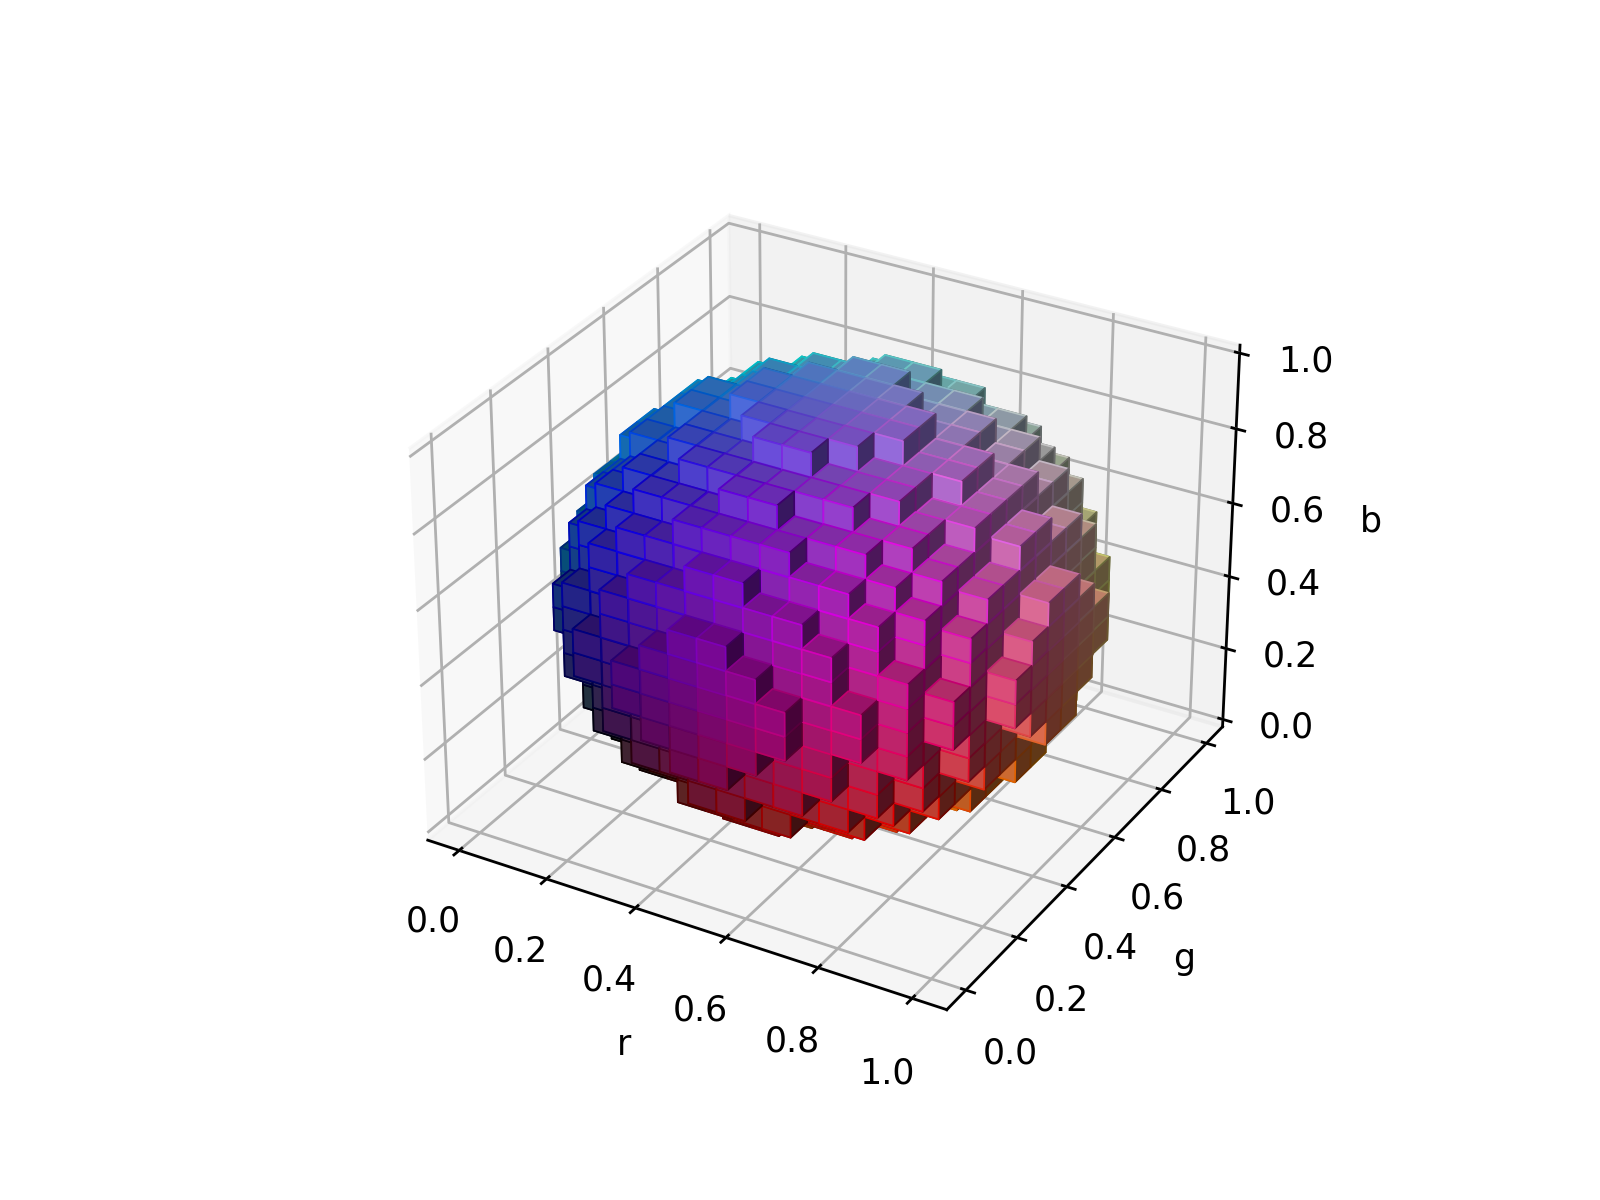

Source code (Python):
"""
==========================================
3D voxel / volumetric plot with rgb colors
==========================================

Demonstrates using `.Axes3D.voxels` to visualize parts of a color space.
"""

import matplotlib.pyplot as plt
import numpy as np


def midpoints(x):
    sl = ()
    for i in range(x.ndim):
        x = (x[sl + np.index_exp[:-1]] + x[sl + np.index_exp[1:]]) / 2.0
        sl += np.index_exp[:]
    return x

# prepare some coordinates, and attach rgb values to each
r, g, b = np.indices((17, 17, 17)) / 16.0
rc = midpoints(r)
gc = midpoints(g)
bc = midpoints(b)

# define a sphere about [0.5, 0.5, 0.5]
sphere = (rc - 0.5)**2 + (gc - 0.5)**2 + (bc - 0.5)**2 < 0.5**2

# combine the color components
colors = np.zeros(sphere.shape + (3,))
colors[..., 0] = rc
colors[..., 1] = gc
colors[..., 2] = bc

# and plot everything
fig = plt.figure()
ax = fig.gca(projection='3d')
ax.voxels(r, g, b, sphere,
          facecolors=colors,
          edgecolors=np.clip(2*colors - 0.5, 0, 1),  # brighter
          linewidth=0.5)
ax.set(xlabel='r', ylabel='g', zlabel='b')

# plt.show()
fig.savefig("voxels_rgb.png", dpi=250)
